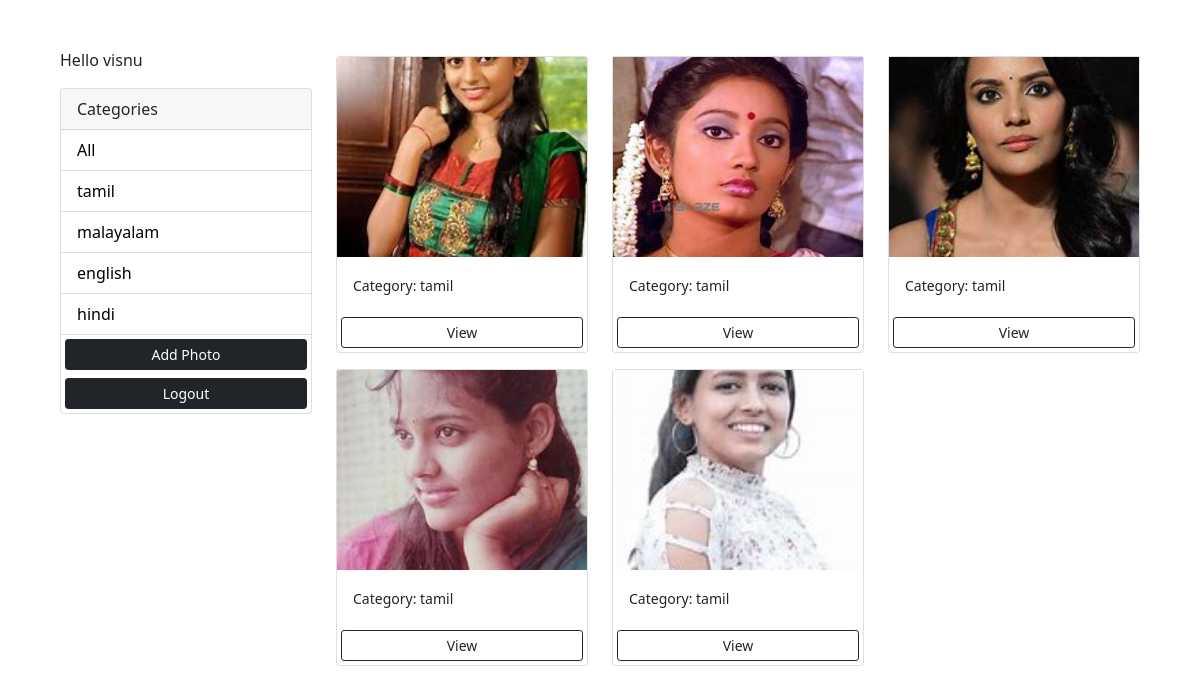
Page /?category=tamil (signed in) on the committed database.
### photos/models.py (models this page shows, shortened)
class Category(models.Model):
    class Meta:
        verbose_name = 'Category'
        verbose_name_plural = 'Categories'
    user = models.ForeignKey(
        User, on_delete=models.SET_NULL, null=True, blank=True)
    name = models.CharField(max_length=100, null=False, blank=False)

class Photo(models.Model):
    class Meta:
        verbose_name = 'Photo'
        verbose_name_plural = 'Photos'
    category = models.ForeignKey(
        Category, on_delete=models.SET_NULL, null=True, blank=True)
    image = models.ImageField(null=False, blank=False)
    description = models.TextField()

### photos/views.py (the view)
# urls.py: path('', views.gallery, name='gallery'),
@login_required(login_url='login')
def gallery(request):
    user = request.user
    category = request.GET.get('category')
    if category == None:
        photos = Photo.objects.filter(category__user=user)
    else:
        photos = Photo.objects.filter(
            category__name=category, category__user=user)
    categories = Category.objects.filter(user=user)
    context = {'categories': categories, 'photos': photos}
    return render(request, 'photos/gallery.html', context)

### photos/templates/photos/gallery.html (shortened to what this page needs)
<!DOCTYPE html>
<html lang="en">
<head>
    <link href="https://cdn.jsdelivr.net/npm/bootstrap@5.0.0-beta1/dist/css/bootstrap.min.css" rel="stylesheet"
>
</head>
<body class="m-5">
    <div class="container">
        <div class="row">
            <div class="col-md-3">
                {% if request.user.is_authenticated %}
                <p>Hello {{request.user}}</p>
                {% endif %}
                <div class="card">
                    <div class="card-header">
                        Categories
                    </div>
                    <ul class="list-group list-group-flush">
                        <li class="list-group-item">
                            <a href="{% url 'gallery' %}">All</a>
                        </li>
                        {% for category in categories %}
                        <li class=" list-group-item">
                            <a href="{% url 'gallery' %}?category={{category.name}}">
                                {{category.name}}
                            </a>
                        </li>
                        {% endfor %}
                        <a href="{% url 'add' %}" class="btn btn-dark btn-block btn-sm m-1">Add Photo</a>
                        <a href="{% url 'logout' %}" class="btn btn-dark btn-block btn-sm m-1">Logout</a>
                    </ul>
                </div>
            </div>
            <div class="col-md-9">
                <div class="row">
                    {% for photo in photos %}
                    <div class="col-md-4">
                        <div class="card my-2">
                            <img class="image-thumbail" src="{{photo.image.url}}" alt="Card image cap">
                            <div class="card-body">
                                <small>Category: {{photo.category.name}}</small>
                            </div>
                            <a href="{% url 'photo' photo.id %}" class="btn btn-outline-dark btn-sm m-1">View</a>
                        </div>
                    </div>
                    {% empty %}
                    <h3>No photos...</h3>
                    {% endfor %}
                </div>
            </div>
        </div>
    </div>
</body>
</html>

### photos/templates/photos/gallery.html (style rules this page uses)
.image-thumbail { height: 200px; object-fit: cover; }
.list-group-item a { text-decoration: none; color: black; }

### rows in the picture
Category: name "tamil"
Category: name "malayalam"
Category: name "english"
Category: name "hindi"
Photo: image (picture), category.name "tamil"
Photo: image (picture), category.name "tamil"
Photo: image (picture), category.name "tamil"
Photo: image (picture), category.name "tamil"
Photo: image (picture), category.name "tamil"

### other values in the picture
{{ request.user }} "visnu"
